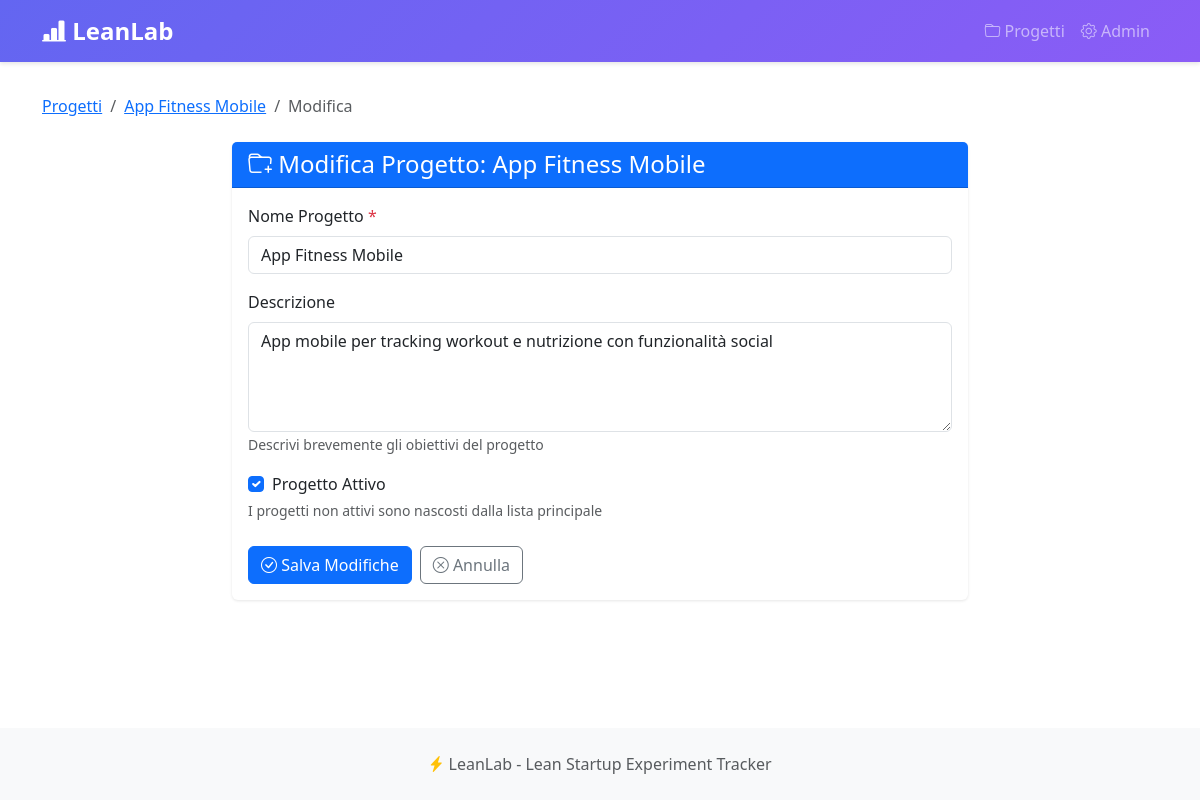
Before: /projects/12/edit/ with the older database file.
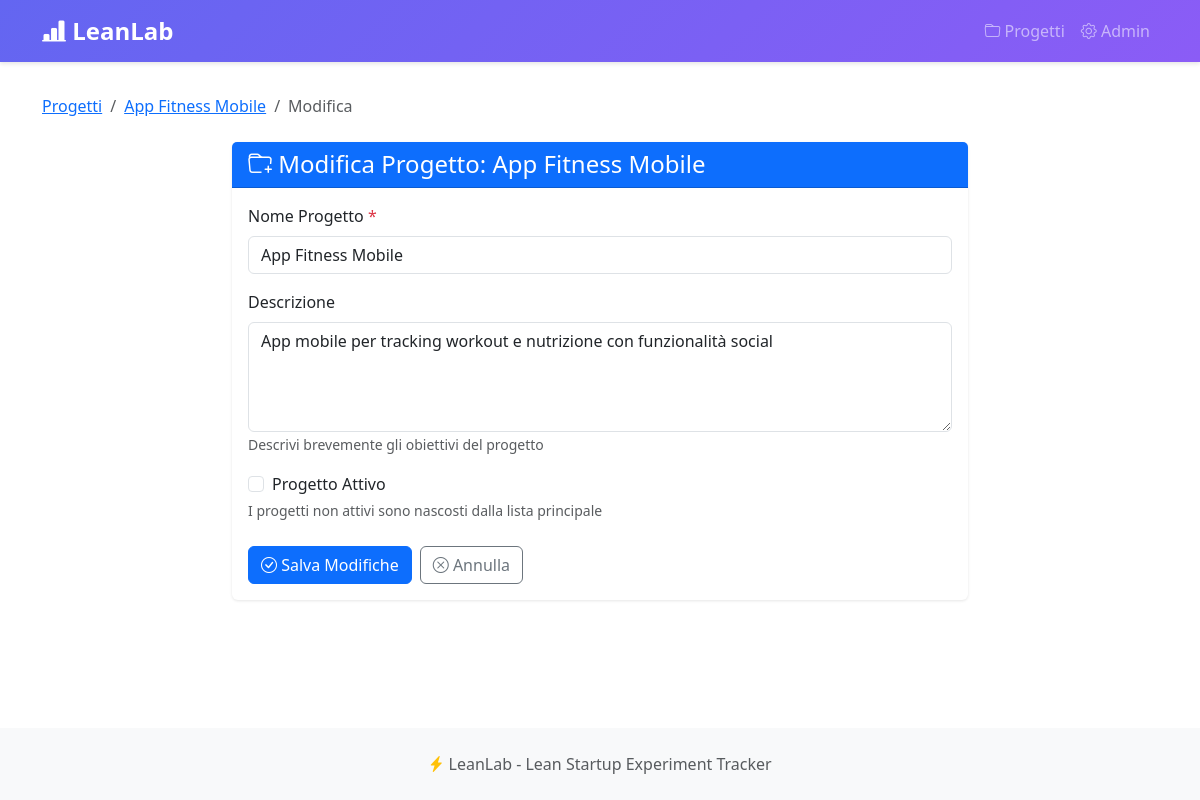
After: the same page with the newer database file.
### projects/models.py (models this page shows, shortened)
class Project(models.Model):
    name = models.CharField(max_length=200, verbose_name="Nome Progetto")
    description = models.TextField(blank=True, verbose_name="Descrizione")
    created_at = models.DateTimeField(auto_now_add=True)
    updated_at = models.DateTimeField(auto_now=True)
    is_active = models.BooleanField(default=True, verbose_name="Attivo")
    class Meta:
        verbose_name = "Progetto"
        verbose_name_plural = "Progetti"
        ordering = ['-created_at']

### projects/views.py (the view)
# urls.py: path('<int:pk>/edit/', views.project_edit, name='edit'),
def project_edit(request, pk):
    project = get_object_or_404(Project, pk=pk)
    if request.method == 'POST':
        form = ProjectForm(request.POST, instance=project)
        if form.is_valid():
            form.save()
            messages.success(request, f'Progetto "{project.name}" aggiornato con successo!')
            return redirect('projects:detail', pk=project.pk)
    else:
        form = ProjectForm(instance=project)
    context = {
        'form': form,
        'project': project,
        'title': f'Modifica Progetto: {project.name}',
        'button_text': 'Salva Modifiche'
    }
    return render(request, 'project_form.html', context)

### projects/forms.py
class ProjectForm(forms.ModelForm):
    class Meta:
        model = Project
        fields = ['name', 'description', 'is_active']
        widgets = {
            'name': forms.TextInput(attrs={
                'class': 'form-control',
                'placeholder': 'Es: App Mobile Fitness'
            }),
            'description': forms.Textarea(attrs={
                'class': 'form-control',
                'rows': 4,
                'placeholder': 'Descrizione del progetto...'
            }),
            'is_active': forms.CheckboxInput(attrs={
                'class': 'form-check-input'
            }),
        }
        labels = {
            'name': 'Nome Progetto',
            'description': 'Descrizione',
            'is_active': 'Progetto Attivo'
        }

### projects/templates/project_form.html (shortened to what this page needs)
{% extends 'base.html' %}
{% block content %}
<nav aria-label="breadcrumb" class="mb-4">
    <ol class="breadcrumb">
        <li class="breadcrumb-item"><a href="{% url 'projects:list' %}">Progetti</a></li>
        {% if project %}
        <li class="breadcrumb-item"><a href="{% url 'projects:detail' project.pk %}">{{ project.name }}</a></li>
        <li class="breadcrumb-item active">Modifica</li>
        {% else %}
        <li class="breadcrumb-item active">Nuovo Progetto</li>
        {% endif %}
    </ol>
</nav>
<div class="row justify-content-center">
    <div class="col-lg-8">
        <div class="card">
            <div class="card-header bg-primary text-white">
                <h4 class="mb-0">
                    <i class="bi bi-folder-plus"></i> {{ title }}
                </h4>
            </div>
            <div class="card-body">
                <form method="post" novalidate>
                    <div class="mb-3">
                        <label for="{{ form.name.id_for_label }}" class="form-label">
                            {{ form.name.label }} <span class="text-danger">*</span>
                        </label>
                        {{ form.name }}
                    </div>
                    <div class="mb-3">
                        <label for="{{ form.description.id_for_label }}" class="form-label">
                            {{ form.description.label }}
                        </label>
                        {{ form.description }}
                        <small class="form-text text-muted">
                            Descrivi brevemente gli obiettivi del progetto
                        </small>
                    </div>
                    <div class="mb-4">
                        <div class="form-check">
                            {{ form.is_active }}
                            <label class="form-check-label" for="{{ form.is_active.id_for_label }}">
                                {{ form.is_active.label }}
                            </label>
                        </div>
                        <small class="form-text text-muted">
                            I progetti non attivi sono nascosti dalla lista principale
                        </small>
                    </div>
                    <div class="d-flex gap-2">
                        <button type="submit" class="btn btn-primary">
                            <i class="bi bi-check-circle"></i> {{ button_text }}
                        </button>
                        <a href="{% if project %}{% url 'projects:detail' project.pk %}{% else %}{% url 'projects:list' %}{% endif %}"
                           class="btn btn-outline-secondary">
                            <i class="bi bi-x-circle"></i> Annulla
                        </a>
                    </div>
                </form>
            </div>
        </div>
    </div>
</div>
{% endblock %}

Changed rows visible on the page:
changed Project "App Fitness Mobile": is_active "☑" → "☐"
